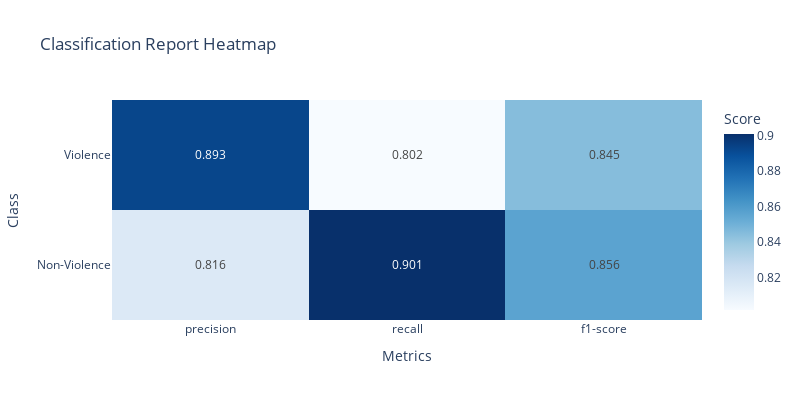
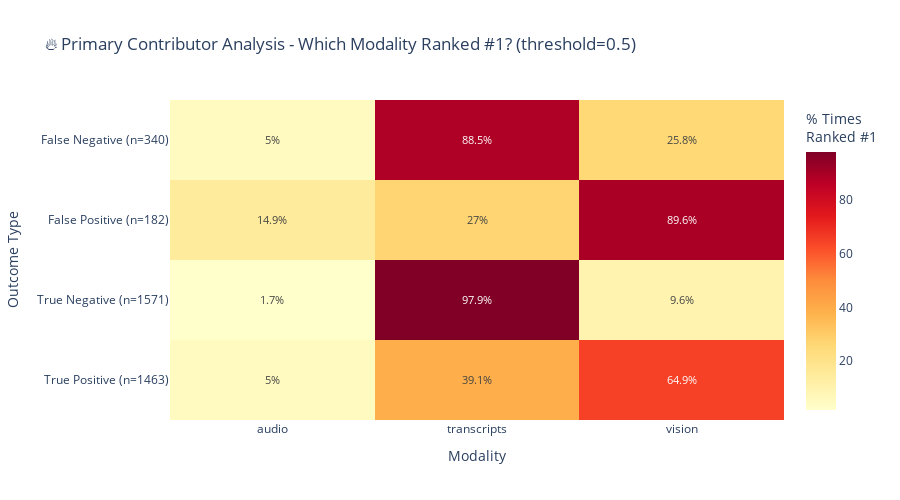

These figures' notebook cell, in order:
### Code cell
# Initialize evaluator
evaluator = ViolenceDetectionEvaluator(open_source_df, ground_truth_col=LABEL_COLUMN)
report = evaluator.generate_complete_evaluation_report()

### Figure 1 — Plotly figure (JSON) as saved in the notebook; plotly's stock layout.template omitted (floating-point values rounded to 4 significant figures)
{"data": [{"colorbar": {"title": {"text": "Score"}}, "colorscale": [[0, "rgb(247,251,255)"], [0.125, "rgb(222,235,247)"], [0.25, "rgb(198,219,239)"], [0.375, "rgb(158,202,225)"], [0.5, "rgb(107,174,214)"], [0.625, "rgb(66,146,198)"], [0.75, "rgb(33,113,181)"], [0.875, "rgb(8,81,156)"], [1, "rgb(8,48,107)"]], "text": [[0.816, 0.901, 0.856], [0.893, 0.802, 0.845]], "textfont": {"size": 12}, "texttemplate": "%{text}", "type": "heatmap", "x": ["precision", "recall", "f1-score"], "y": ["Non-Violence", "Violence"], "z": [[0.8156, 0.9007, 0.8561], [0.8926, 0.802, 0.8449]]}], "layout": {"height": 400, "title": {"text": "Classification Report Heatmap"}, "width": 800, "xaxis": {"title": {"text": "Metrics"}}, "yaxis": {"title": {"text": "Class"}}}}

### Figure 2 — Plotly figure (JSON) as saved in the notebook; plotly's stock layout.template omitted (floating-point values rounded to 4 significant figures)
{"data": [{"colorbar": {"title": {"text": "% Times<br>Ranked #1"}}, "colorscale": [[0, "rgb(255,255,204)"], [0.125, "rgb(255,237,160)"], [0.25, "rgb(254,217,118)"], [0.375, "rgb(254,178,76)"], [0.5, "rgb(253,141,60)"], [0.625, "rgb(252,78,42)"], [0.75, "rgb(227,26,28)"], [0.875, "rgb(189,0,38)"], [1, "rgb(128,0,38)"]], "text": [[5.0, 39.1, 64.9], [1.7, 97.9, 9.6], [14.9, 27.0, 89.6], [5.0, 88.5, 25.8]], "textfont": {"size": 11}, "texttemplate": "%{text}%", "type": "heatmap", "x": ["audio", "transcripts", "vision"], "y": ["True Positive\n(n=1463)", "True Negative\n(n=1571)", "False Positive\n(n=182)", "False Negative\n(n=340)"], "z": [[4.956, 39.05, 64.87], [1.729, 97.86, 9.57], [14.94, 26.97, 89.61], [5.042, 88.52, 25.79]]}], "layout": {"font": {"size": 12}, "height": 500, "title": {"text": "🔥 Primary Contributor Analysis - Which Modality Ranked #1? (threshold=0.5)"}, "width": 900, "xaxis": {"title": {"text": "Modality"}}, "yaxis": {"title": {"text": "Outcome Type"}}}}
